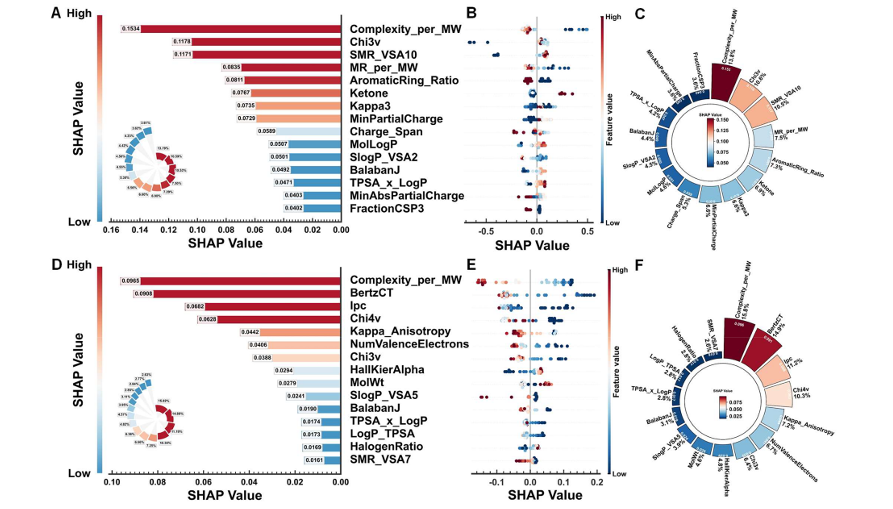
#> input picture sci-figure-replica/examples/post01-fig4/source_crop/original_figure.png, 893 x 509 px
$ python crop_figure.py --image ../examples/post01-fig4/source_crop/original_figure.png --out out.png
#> lines starting #> are read from the running program, lines starting #| are printed output that depends on the picture; after the words box and inside, x2 and y2 are one past the last pixel; in counts of white or black regions, pixels touching at a corner belong together
### sci-figure-replica/scripts/make_compare.py
"""Create equal-height comparisons and optional 50% overlays, never a visual verdict."""
import argparse
from io import BytesIO
from pathlib import Path

from PIL import Image, ImageDraw
from common import cli_error, write_batch


def open_rgb(path):
    with Image.open(path) as image:
        image.load()
        rgba = image.convert('RGBA')
        white = Image.new('RGBA', image.size, 'white')
        return Image.alpha_composite(white, rgba).convert('RGB')


def png_bytes(image):
    out = BytesIO()
    image.save(out, format='PNG')
    return out.getvalue()


# [39 lines left out: function main, not called in this run]


# [2 lines that do not run on import are left out]

### sci-figure-replica/scripts/common.py
"""Shared local I/O; no implicit gallery writes or external code execution."""
from datetime import datetime, timezone
import hashlib
import json
import os
from pathlib import Path
import re
import tempfile

SKILL_ROOT = Path(__file__).resolve().parents[1]


def utc_now():
    return datetime.now(timezone.utc).isoformat().replace('+00:00', 'Z')


# [29 lines left out: functions load_config, configured_path, not called in this run]


def read_json(path):
    return json.loads(Path(path).read_text(encoding='utf-8-sig'))


def json_bytes(value):
    return (json.dumps(value, ensure_ascii=False, indent=2) + '\n').encode('utf-8')


def sha256(path):
    with Path(path).open('rb') as stream:
        return hashlib.file_digest(stream, 'sha256').hexdigest()


def reject_links(path):
    path = Path(path).absolute()
    for part in (path, *path.parents):
        if part.is_symlink() or (hasattr(part, 'is_junction') and part.is_junction()):
            raise ValueError(f'Refusing symlink/junction path: {part}')
    return path


# [15 lines left out: function atomic_write, not called in this run]


def write_batch(outputs):
    """Stage every file before replacement; restore prior bytes on Python exceptions.

    This is not a power-loss-safe multi-file transaction. Single-writer use only.
    """
    previous, staged, committed = {}, {}, []
    try:
        for raw, data in outputs.items():
            path = reject_links(raw)
            previous[path] = path.read_bytes() if path.exists() else None
            path.parent.mkdir(parents=True, exist_ok=True)
            fd, name = tempfile.mkstemp(prefix='.' + path.name + '-', dir=path.parent)
            staged[path] = Path(name)
            with os.fdopen(fd, 'wb') as stream:
                stream.write(data.encode('utf-8') if isinstance(data, str) else data)
                stream.flush()
                os.fsync(stream.fileno())
        for path, temp in staged.items():
            os.replace(temp, path)
            committed.append(path)
    except Exception:
        for path in reversed(committed):
            if previous[path] is None:
                path.unlink()
            else:
                atomic_write(path, previous[path])
        raise
    finally:
        for temp in staged.values():
            temp.unlink(missing_ok=True)


# [26 lines left out: functions slug, entry_metadata, cli_error, not called in this run]

### sci-figure-replica/scripts/crop_figure.py
"""Crop margins and separated bottom caption bands without changing the source.

--bbox uses original-image coordinates (exclusive right/bottom).
--spec writes/updates the analysis JSON; existing caption_bbox/quality_flags
are accepted as human overrides. Caption detection is a geometric heuristic,
not OCR; inspect crop.json and use --bottom-crop for ambiguous cases.
Content uses a sensitive mask plus 8 px padding. When a separated caption is
removed, keep the full canvas width to preserve composite-figure side margins.
"""
import argparse
from pathlib import Path
import re

import numpy as np
from PIL import Image
from common import cli_error, json_bytes, read_json, write_batch
from make_compare import open_rgb, png_bytes


def background_rgb(array):
    h, w = array.shape[:2]
    size = max(1, min(8, h // 10, w // 10))
    corners = np.concatenate([array[:size, :size].reshape(-1, 3), array[:size, -size:].reshape(-1, 3),
                              array[-size:, :size].reshape(-1, 3), array[-size:, -size:].reshape(-1, 3)])
    return np.median(corners, axis=0).round().astype('uint8')


def validate_bbox(bbox, width, height):
    if len(bbox) != 4 or any(int(x) != x for x in bbox):
        raise ValueError('bbox must contain four integer pixel coordinates')
    x0, y0, x1, y1 = map(int, bbox)
    if not (0 <= x0 < x1 <= width and 0 <= y0 < y1 <= height):
        raise ValueError('bbox outside original image or empty')
    return [x0, y0, x1, y1]


def caption_band(array, mask):
    """Detect a wide, achromatic text band below a substantial white gap."""
    h, w = mask.shape
    rows = np.flatnonzero(mask.any(axis=1))
    if not len(rows):
        return None
    groups = np.split(rows, np.where(np.diff(rows) > 1)[0] + 1)
    previous = -1
    for group in groups:
        start = int(group[0])
        if start > .72 * h and start - previous > max(8, .018 * h) and h - start < .27 * h:
            band = mask[start:]
            widths = band[:int(rows[-1]) - start + 1].sum(axis=1)
            color = np.ptp(array[start:].astype(float), axis=2) > 35
            if (widths.max() >= .6 * w and (widths > .4 * w).sum() >= 3
                    and widths.std() > .15 * widths.mean()
                    and color[band].mean() < .015):
                xs = np.flatnonzero(band.any(axis=0))
                return [int(xs[0]), start, int(xs[-1]) + 1, int(rows[-1]) + 1]
        previous = int(group[-1])
    return None


def crop_image(image, *, bottom_crop=0, overrides=None):
    array = np.asarray(image)
    h, w = array.shape[:2]
    if min(h, w) < 32:
        raise ValueError('Image too small: minimum side is 32 px')
    background = background_rgb(array)
    contrast_from_background = np.max(abs(array.astype(float) - background), axis=2)
    mask = contrast_from_background > 10
    if not mask.any():
        raise ValueError('All-background image has no figure content')
    if not 0 <= bottom_crop < h:
        raise ValueError('bottom-crop must be >=0 and smaller than image height')
    overrides = overrides or {}
    caption = overrides.get('caption_bbox')
    method = 'manual_spec' if caption else 'geometric_text_band'
    if bottom_crop:
        caption = [0, h - bottom_crop, w, h]
        method = 'explicit_bottom_crop'
    elif 'caption_bbox' not in overrides:
        # Caption geometry must not depend on the sensitive content mask:
        # pale plot elements must not bridge the whitespace before the caption.
        caption = caption_band(array, contrast_from_background > 25)
    if caption:
        caption = validate_bbox(caption, w, h)
        mask[caption[1]:] = False
    ys, xs = np.where(mask)
    if not len(xs):
        raise ValueError('Crop removes all figure content')
    margin = 8
    bottom_limit = caption[1] if caption else h
    bbox = [max(0, int(xs.min()) - margin), max(0, int(ys.min()) - margin),
            min(w, int(xs.max()) + 1 + margin), min(bottom_limit, int(ys.max()) + 1 + margin)]
    if caption:
        # Captioned multi-panel figures can have broad side margins. Retaining
        # their original horizontal canvas is safer than trimming to dark ink;
        # this rule uses no source-specific coordinates.
        bbox[0], bbox[2] = 0, w
    flags = list(overrides.get('quality_flags', []))
    if min(w, h) < 200:
        flags.append('low_resolution')
    if mask[0].any() or mask[-1].any() or mask[:, 0].any() or mask[:, -1].any():
        flags.append('possible_truncation_at_image_edge')
    # Very weak edge contrast is a warning only, never a claim of readable text.
    gray = array.mean(axis=2)
    contrast = float(np.percentile(np.abs(np.diff(gray, axis=1)), 99))
    if contrast < 8:
        flags.append('possible_blur_or_low_contrast')
    meta = {**overrides, 'original_size': [w, h], 'background': background.tolist(),
            'crop_bbox': bbox, 'caption_bbox': caption, 'caption_detection': method if caption else None,
            'quality_flags': sorted(set(flags)),
            'quality_assessment': {'blur': 'heuristic_only', 'watermark': 'manual_review_required',
                                   'truncation': 'edge_contact_heuristic'}}
    meta['needs_clearer_source'] = overrides.get('key_elements_readable') is False
    if meta['needs_clearer_source']:
        meta['stop_reason'] = 'Key axes, legend or values are unreadable. Stop replication and request a clearer original image; do not invent missing values.'
    return image.crop(bbox), meta


def main(argv=None):
    parser = argparse.ArgumentParser(description=__doc__)
    parser.add_argument('--image', required=True, type=Path)
    parser.add_argument('--out', required=True, type=Path)
    parser.add_argument('--spec', type=Path)
    parser.add_argument('--bottom-crop', type=int, default=0)
    parser.add_argument('--panel')
    parser.add_argument('--bbox', help='x0,y0,x1,y1 in original-image pixels')
    args = parser.parse_args(argv)
    try:
        if bool(args.panel) != bool(args.bbox):
            raise ValueError('--panel and --bbox must be supplied together')
        if args.panel and not re.fullmatch(r'[A-Za-z0-9_-]+', args.panel):
            raise ValueError('Invalid panel id')
        image = open_rgb(args.image)
#> in open_rgb, image is the input picture: PIL image 893x509 RGB; mean R, G, B 236.6, 232.4, 233.7
#> in open_rgb, `white = Image.new('RGBA', image.size, 'white')`: white: PIL image 893x509 RGBA; every value is 255
        cropped, meta = crop_image(image, bottom_crop=args.bottom_crop,
                                   overrides=read_json(args.spec) if args.spec and args.spec.exists() else None)
#> in background_rgb, `corners = np.concatenate([array[:size, :size].reshape(-1, 3), array[:s..`: corners = 256 rows, first 8: [255, 255, 255], [255, 255, 255], [255, 255, 255], [255, 255, 255], [255, 255, 255], [255, 255, 255], [255, 255, 255], [255, 255, 255]
#> in crop_image, `background = background_rgb(array)`: background = [255, 255, 255]
#> in crop_image, `contrast_from_background = np.max(abs(array.astype(float) - background..`:
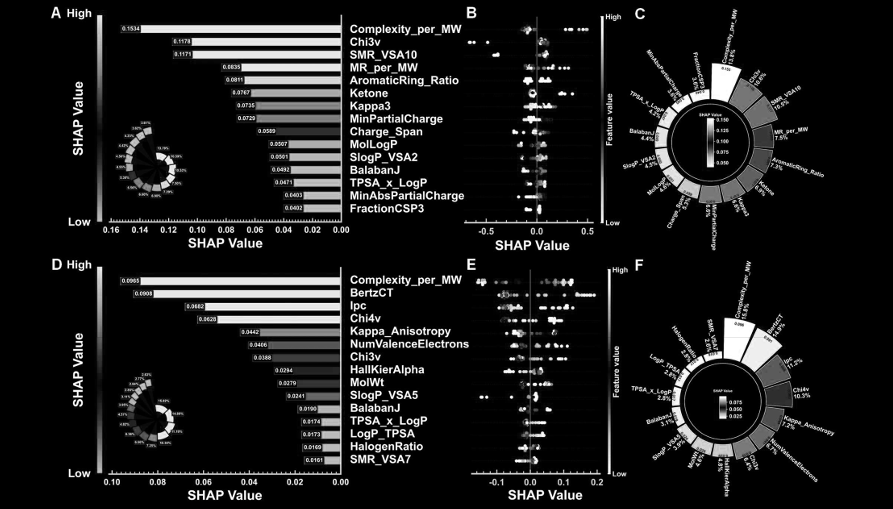
#> contrast_from_background: shape (509, 893) float64; min 0, max 255, mean 24.8
#> in crop_image, `mask = contrast_from_background > 10`:
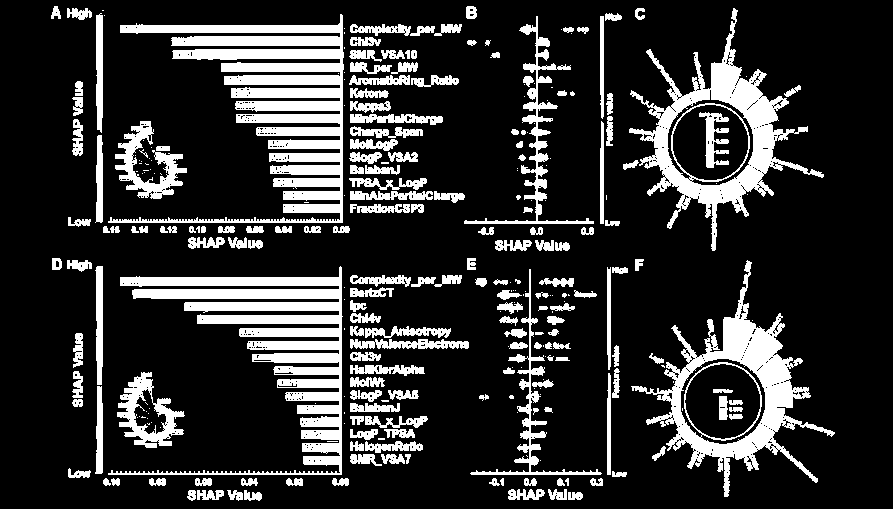
#> mask: shape (509, 893) bool; 19.2% white; 285 white regions (104 under 20 px), largest, box (x1, y1, x2, y2) and area: (108, 14, 344, 223) 16026, (108, 266, 343, 475) 13724, (631, 260, 835, 497) 10009
#> in caption_band, `rows = np.flatnonzero(mask.any(axis=1))`: rows = 487 values from 6 to 499
#> in caption_band, `groups = np.split(rows, np.where(np.diff(rows) > 1)[0] + 1)`: groups = 2 items
#> the loop in caption_band, `for group in groups:` made 2 passes
#> (start, previous) on passes 1 to 2: (6, 250), (258, 499)
#> in crop_image, `bottom_limit = caption[1] if caption else h`: bottom_limit = 509
#> in crop_image, `bbox = [max(0, int(xs.min()) - margin), max(0, int(ys.min()) - margin)..`: bbox = [43, 0, 843, 509]
#> in crop_image, `gray = array.mean(axis=2)`:
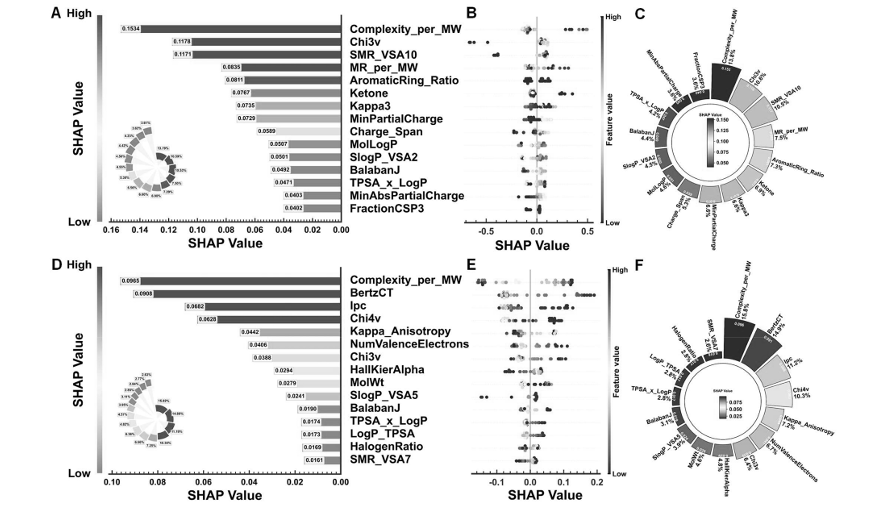
#> gray: shape (509, 893) float64; min 0, max 255, mean 234.2
#> in crop_image, `contrast = float(np.percentile(np.abs(np.diff(gray, axis=1)), 99))`: contrast = 166
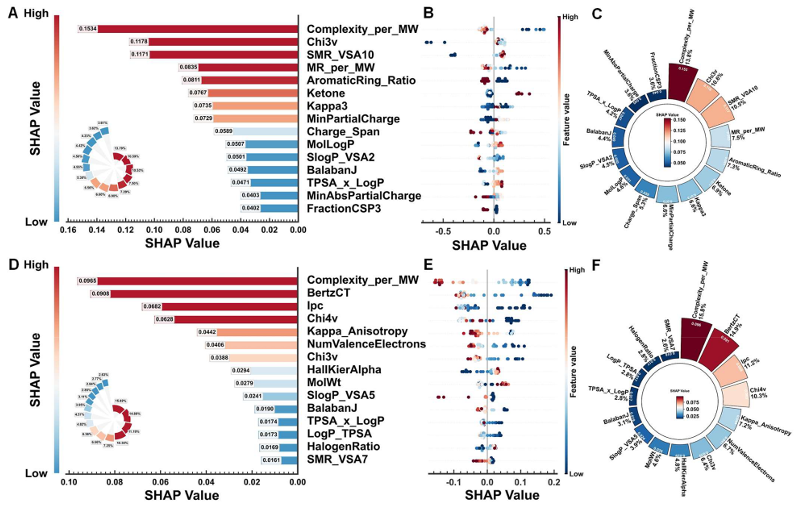
#> cropped: PIL image 800x509 RGB; mean R, G, B 234.4, 229.8, 231.2
#> meta = 8 items
        outputs = {args.out / 'original_figure.png': png_bytes(cropped), args.out / 'crop.json': json_bytes(meta)}
        if args.panel:
            bbox = validate_bbox([int(n) for n in args.bbox.split(',')], *image.size)
            outputs[args.out / f'panel_{args.panel}.png'] = png_bytes(image.crop(bbox))
            meta['panels'] = [{'id': args.panel, 'bbox_px': bbox}]
            outputs[args.out / 'crop.json'] = json_bytes(meta)
        if args.spec:
            outputs[args.spec] = json_bytes(meta)
        if any(p.resolve() == args.image.resolve() for p in outputs):
            raise ValueError('Output must not overwrite source image')
        write_batch(outputs)
#> the loop in write_batch, `for raw, data in outputs.items():` made 2 passes
#> fd on passes 1 to 2: 5, 5
#> after the loop in write_batch, `for raw, data in outputs.items():`: previous = 2 items
#> the loop in write_batch, `for path, temp in staged.items():` made 2 passes
#> the loop in write_batch, `for temp in staged.values():` made 2 passes
        print(f'crop_bbox={meta["crop_bbox"]}; caption_bbox={meta["caption_bbox"]}; quality_flags={meta["quality_flags"]} -> {args.out}')
#| crop_bbox=[43, 0, 843, 509]; caption_bbox=None; quality_flags=[] -> out.png
        if meta['needs_clearer_source']:
            print(meta['stop_reason'])
            return 2
        return 0
    except (OSError, ValueError, Image.DecompressionBombError) as error:
        return cli_error(error)


if __name__ == '__main__':
    raise SystemExit(main())
#> (the program exits here)
